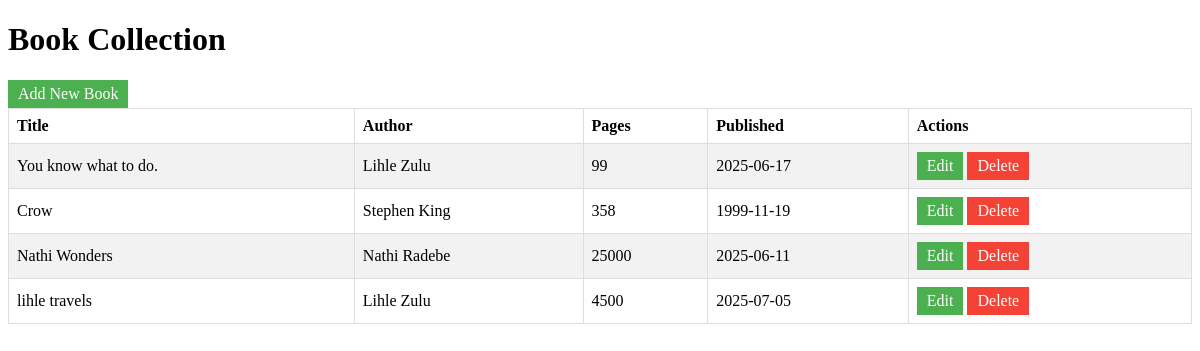
The page / on the database its author committed.
### support.py (models this page shows)
class Book(Base):
    __tablename__ = "books"
    id = Column(Integer, primary_key=True, index=True)
    title = Column(String(100), nullable=False)
    author = Column(String(50), nullable=False)
    pages = Column(Integer)
    published = Column(Date)

### app.py (the view)
@app.route('/')
def index():
    conn = get_db_session()
    books = conn.query(Book).all()
    return render_template('index.html', books=books)

### app.py (called while the page is built)
@app.before_request
def before_request():
    g.db = get_db_session()

@app.teardown_request
def teardown_request(exception=None):
    close_db_session()

### support.py (called while the page is built)
def get_db_session():
    if not SessionLocal:
        raise RuntimeError("Database not initialized. Call init_db() first.")
    return SessionLocal()

def close_db_session():
    if SessionLocal:
        SessionLocal.remove()

### templates/index.html (shortened to what this page needs)
<!DOCTYPE html>
<html>
<head>
</head>
<body>
    <h1>Book Collection</h1>
    <a href="/add" class="button">Add New Book</a>
    <table>
        <tr>
            <th>Title</th>
            <th>Author</th>
            <th>Pages</th>
            <th>Published</th>
            <th>Actions</th>
        </tr>
        {% for book in books %}
        <tr>
            <td>{{ book.title }}</td>
            <td>{{ book.author }}</td>
            <td>{{ book.pages }}</td>
            <td>{{ book.published }}</td>
            <td>
                <a href="/edit/{{ book.id }}" class="button">Edit</a>
                <a href="/delete/{{ book.id }}" class="button button-delete">Delete</a>
            </td>
        </tr>
        {% endfor %}
    </table>
</body>
</html>

### templates/index.html (style rules this page uses)
table { border-collapse: collapse; width: 100%; }
th, td { border: 1px solid #ddd; padding: 8px; text-align: left; }
tr:nth-child(even) { background-color: #f2f2f2; }
.button { background-color: #4CAF50; border: none; color: white; padding: 5px 10px; text-align: center; text-decoration: none; display: inline-block; }
.button-delete { background-color: #f44336; }

### rows shown on the page
Book: title "You know what to do.", author "Lihle Zulu", pages "99", published "2025-06-17"
Book: title "Crow", author "Stephen King", pages "358", published "1999-11-19"
Book: title "Nathi Wonders", author "Nathi Radebe", pages "25000", published "2025-06-11"
Book: title "lihle travels", author "Lihle Zulu", pages "4500", published "2025-07-05"
